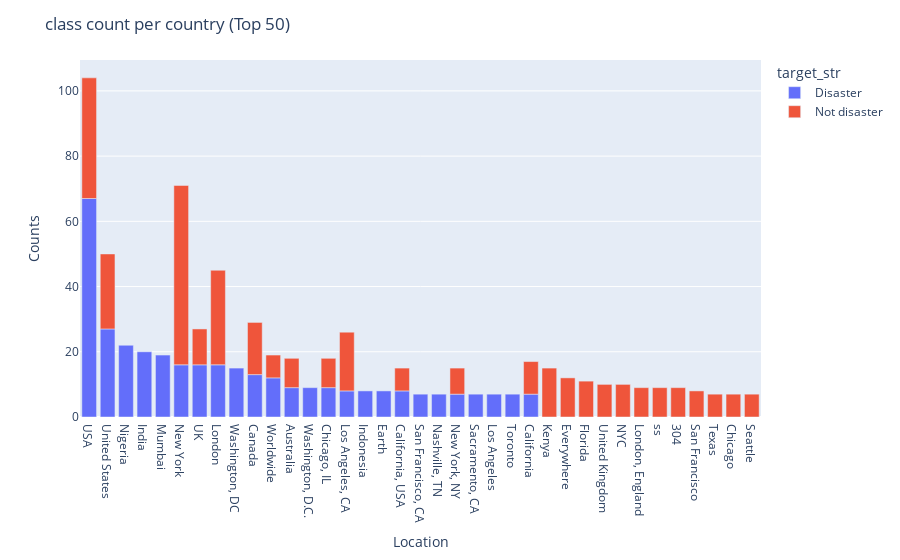

The notebook cell saved with this chart:
### Code cell
df_loc_cat_new = df_locations_cat.reset_index()
df_loc_cat_new['target_str'] = df_loc_cat_new['target'].apply(lambda x: 'Disaster' if x == 1 else 'Not disaster')
fig = px.bar(df_loc_cat_new[:50], x='location', y='id', color='target_str')
fig.update_layout(
    title='class count per country (Top 50)',
    xaxis_title='Location', 
    yaxis_title = 'Counts', 
)

### Figure 1 — Plotly figure (JSON) as saved in the notebook; plotly's stock layout.template omitted (floating-point values rounded to 4 significant figures)
{"data": [{"alignmentgroup": "True", "hovertemplate": "target_str=Disaster<br>location=%{x}<br>id=%{y}<extra></extra>", "legendgroup": "Disaster", "marker": {"color": "#636efa", "pattern": {"shape": ""}}, "name": "Disaster", "offsetgroup": "Disaster", "orientation": "v", "showlegend": true, "textposition": "auto", "type": "bar", "x": ["USA", "United States", "Nigeria", "India", "Mumbai", "New York", "UK", "London", "Washington, DC", "Canada", "Worldwide", "Australia", "Washington, D.C.", "Chicago, IL", "Los Angeles, CA", "Indonesia", "Earth", "California, USA", "San Francisco, CA", "Nashville, TN", "New York, NY", "Sacramento, CA", "Los Angeles", "Toronto", "California"], "xaxis": "x", "y": [67, 27, 22, 20, 19, 16, 16, 16, 15, 13, 12, 9, 9, 9, 8, 8, 8, 8, 7, 7, 7, 7, 7, 7, 7], "yaxis": "y"}, {"alignmentgroup": "True", "hovertemplate": "target_str=Not disaster<br>location=%{x}<br>id=%{y}<extra></extra>", "legendgroup": "Not disaster", "marker": {"color": "#EF553B", "pattern": {"shape": ""}}, "name": "Not disaster", "offsetgroup": "Not disaster", "orientation": "v", "showlegend": true, "textposition": "auto", "type": "bar", "x": ["New York", "USA", "London", "United States", "Los Angeles, CA", "Canada", "Kenya", "Everywhere", "Florida", "UK", "United Kingdom", "NYC", "California", "London, England", "ss", "Australia", "304", "Chicago, IL", "New York, NY", "San Francisco", "California, USA", "Worldwide", "Texas", "Chicago", "Seattle"], "xaxis": "x", "y": [55, 37, 29, 23, 18, 16, 15, 12, 11, 11, 10, 10, 10, 9, 9, 9, 9, 9, 8, 8, 7, 7, 7, 7, 7], "yaxis": "y"}], "layout": {"barmode": "relative", "legend": {"title": {"text": "target_str"}, "tracegroupgap": 0}, "margin": {"t": 60}, "title": {"text": "class count per country (Top 50)"}, "xaxis": {"anchor": "y", "domain": [0, 1], "title": {"text": "Location"}}, "yaxis": {"anchor": "x", "domain": [0, 1], "title": {"text": "Counts"}}}}
